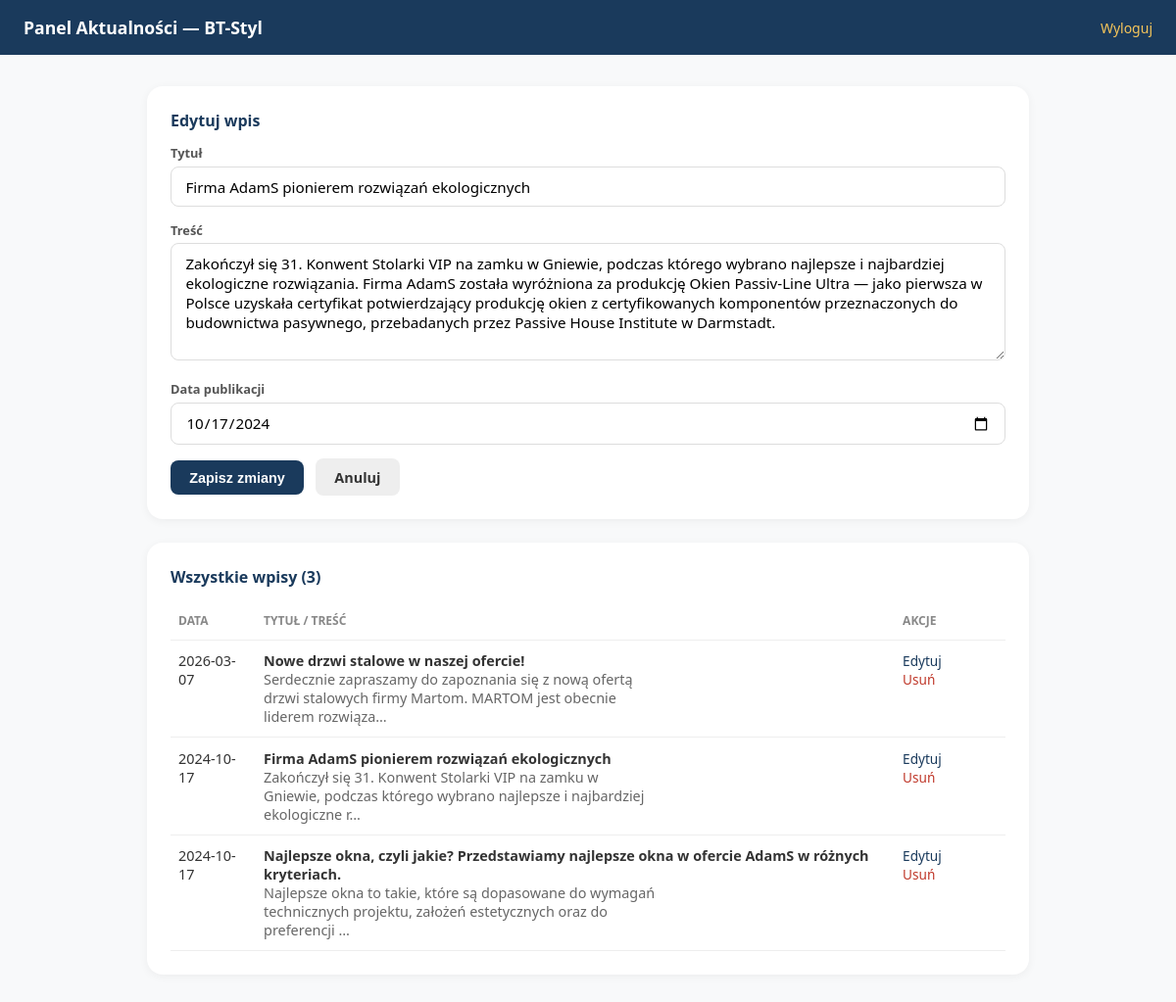
Screenshot of /admin/index.php?edit=3 (signed in) with the database file from the repository.
### tables this page shows
CREATE TABLE IF NOT EXISTS aktualnosci (
  id INT AUTO_INCREMENT PRIMARY KEY,
  tytul VARCHAR(255) NOT NULL,
  tresc TEXT NOT NULL,
  data_publikacji DATE NOT NULL,
  utworzono TIMESTAMP DEFAULT CURRENT_TIMESTAMP,
  zaktualizowano TIMESTAMP DEFAULT CURRENT_TIMESTAMP ON UPDATE CURRENT_TIMESTAMP
);

### admin/index.php (the view, shortened to what this page needs)
<?php
$pdo = getPdo();
$editItem = null;
if (isset($_GET['edit'])) {
    $stmt = $pdo->prepare('SELECT * FROM aktualnosci WHERE id = ?');
    $stmt->execute([(int) $_GET['edit']]);
    $editItem = $stmt->fetch();
}
$items = $pdo->query('SELECT * FROM aktualnosci ORDER BY data_publikacji DESC, id DESC')->fetchAll();
?>
<!DOCTYPE html>
<html lang="pl">
<head>
</head>
<body>
<header>
  <h1>Panel Aktualności — BT-Styl</h1>
  <a href="logout.php">Wyloguj</a>
</header>
<div class="wrap">
  <div class="card">
    <h2><?= $editItem ? 'Edytuj wpis' : 'Dodaj nowy wpis' ?></h2>
    <form method="post">
      <label>Tytuł</label>
      <input type="text" name="tytul" required value="<?= htmlspecialchars($editItem['tytul'] ?? '') ?>">
      <label>Treść</label>
      <textarea name="tresc" required><?= htmlspecialchars($editItem['tresc'] ?? '') ?></textarea>
      <label>Data publikacji</label>
      <input type="date" name="data_publikacji" required value="<?= htmlspecialchars($editItem['data_publikacji'] ?? date('Y-m-d')) ?>">
      <button type="submit"><?= $editItem ? 'Zapisz zmiany' : 'Dodaj wpis' ?></button>
      <?php if ($editItem): ?><a href="index.php" class="btn btn-secondary">Anuluj</a><?php endif; ?>
    </form>
  </div>
  <div class="card">
    <h2>Wszystkie wpisy (<?= count($items) ?>)</h2>
    <table>
      <thead>
        <tr><th>Data</th><th>Tytuł / treść</th><th>Akcje</th></tr>
      </thead>
      <tbody>
        <?php foreach ($items as $item): ?>
        <tr>
          <td><?= htmlspecialchars($item['data_publikacji']) ?></td>
          <td>
            <strong><?= htmlspecialchars($item['tytul']) ?></strong>
            <div class="tresc-preview"><?= htmlspecialchars(mb_substr($item['tresc'], 0, 120)) ?>…</div>
          </td>
          <td class="actions">
            <a class="edit" href="?edit=<?= (int) $item['id'] ?>">Edytuj</a>
            <a class="del" href="?delete=<?= (int) $item['id'] ?>" onclick="return confirm('Usunąć ten wpis?')">Usuń</a>
          </td>
        </tr>
        <?php endforeach; ?>
      </tbody>
    </table>
  </div>
</div>
</body>
</html>

### admin/index.php (style rules this page uses)
body { font-family: system-ui, sans-serif; background: #f8f9fa; margin: 0; color: #333; }
header { background: #1a3a5c; color: white; padding: 1rem 1.5rem; display: flex; justify-content: space-between; align-items: center; }
header h1 { font-size: 1.1rem; margin: 0; }
header a { color: #f5c55a; text-decoration: none; font-size: 0.875rem; }
.wrap { max-width: 900px; margin: 2rem auto; padding: 0 1.5rem; }
.card { background: white; border-radius: 16px; padding: 1.5rem; box-shadow: 0 2px 10px rgba(0,0,0,0.05); margin-bottom: 1.5rem; }
.card h2 { margin-top: 0; font-size: 1rem; color: #1a3a5c; }
input, textarea { width: 100%; box-sizing: border-box; padding: 0.6rem 0.9rem; border: 1px solid #ddd; border-radius: 8px; font-size: 0.95rem; margin-bottom: 0.9rem; font-family: inherit; }
textarea { min-height: 120px; resize: vertical; }
label { font-size: 0.8rem; font-weight: 600; color: #555; display: block; margin-bottom: 0.3rem; }
button, .btn { padding: 0.6rem 1.2rem; background: #1a3a5c; color: white; border: none; border-radius: 8px; font-weight: 600; cursor: pointer; font-size: 0.9rem; text-decoration: none; display: inline-block; }
.btn-secondary { background: #eee; color: #333; margin-left: 0.5rem; }
table { width: 100%; border-collapse: collapse; }
th, td { text-align: left; padding: 0.7rem 0.5rem; border-bottom: 1px solid #eee; font-size: 0.9rem; vertical-align: top; }
th { color: #888; font-weight: 600; font-size: 0.75rem; text-transform: uppercase; }
.actions a { margin-right: 0.8rem; font-size: 0.85rem; text-decoration: none; }
.actions .del { color: #c0392b; }
.actions .edit { color: #1a3a5c; }
.tresc-preview { color: #666; max-width: 400px; }

### rows the page displays
aktualnosci: tytul "Firma AdamS pionierem rozwiązań ekologicznych", tresc "Zakończył się 31. Konwent Stolarki VIP na zamku w Gniewie, podczas którego wybrano najlepsze i najbardziej ekologiczne rozwiązania. Firma AdamS została wyróżniona za produkcję Okien Passiv-Line Ultra — jako pierwsza w Polsce uzyskała certyfikat potwierdzający produkcję okien z certyfikowanych komponentów przeznaczonych do budownictwa pasywnego, przebadanych przez Passive House Institute w Darmstadt.", data_publikacji "10/17/2024", data_publikacji "2024-10-17", tresc "Zakończył się 31. Konwent Stolarki VIP na zamku w Gniewie, podczas którego wybrano najlepsze i najbardziej ekologiczne r"
aktualnosci: data_publikacji "2026-03-07", tytul "Nowe drzwi stalowe w naszej ofercie!", tresc "Serdecznie zapraszamy do zapoznania się z nową ofertą drzwi stalowych firmy Martom. MARTOM jest obecnie liderem rozwiąza"
aktualnosci: data_publikacji "2024-10-17", tytul "Najlepsze okna, czyli jakie? Przedstawiamy najlepsze okna w ofercie AdamS w różnych kryteriach.", tresc "Najlepsze okna to takie, które są dopasowane do wymagań technicznych projektu, założeń estetycznych oraz do preferencji"

### other values shown
count($items) "3"
